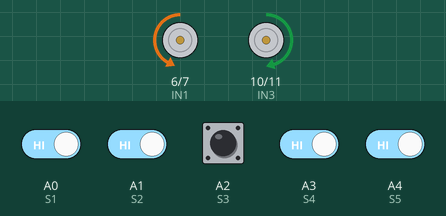
This sketch was run on a simulated Arduino Uno, built with avr-gcc and run on an emulated ATmega328P. On the bench: motor-driver pin pairs drawn as motors (green arrow = first pin HIGH = forward, orange = second pin HIGH = backward, longer = more drive, scaled by the enable pin). The inputs (shaded band) are chosen by the test bench; at power-on: A0 (S1), A1 (S2), A2 (S3), A3 (S4), A4 (S5) HIGH.

Above: at 1.2 s.
1.3 s: A0 (S1) driven LOW
At 2.1 s:
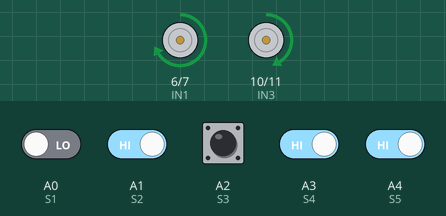
2.8 s: A1 (S2) driven LOW
At 3.7 s:
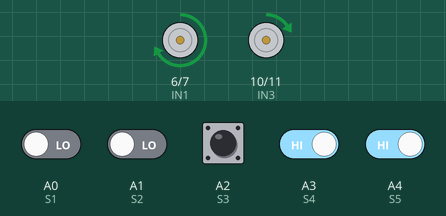
4.3 s: A3 (S4) driven LOW
At 4.8 s:
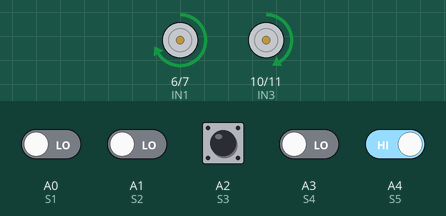
5.8 s: A4 (S5) driven LOW
At 7.0 s:
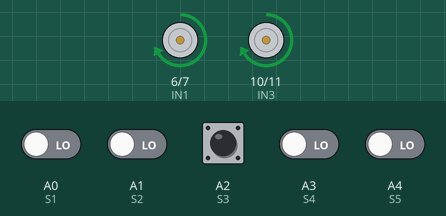
7.3 s: A0 (S1) driven HIGH
At 8.3 s:
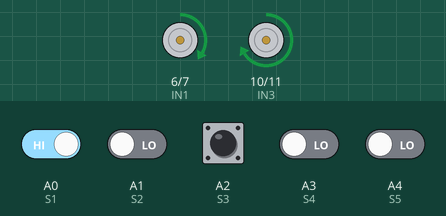
8.8 s: A3 (S4) driven HIGH
At 9.4 s:
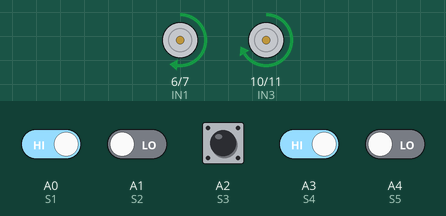
Timing chart, 0 to 11.3 s (numbered marks = the images above; inputs shaded):
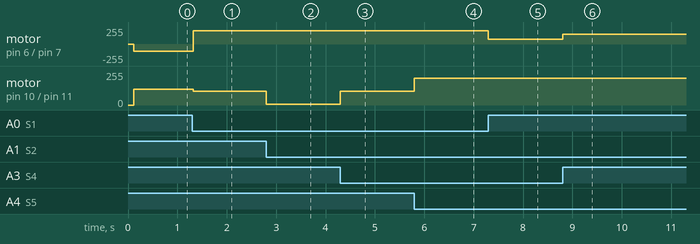

The sketch:

Intento_Christopher.ino
```cpp
#define S1 A0
#define S2 A1
#define S3 A2
#define S4 A3
#define S5 A4

#define ENA 5
#define IN1 6
#define IN2 7
#define ENB 9
#define IN3 10
#define IN4 11

// --- Constantes de Control ---
int baseSpeed = 215;
int maxSpeed = 200;
float Kp = 35.0;
float Kd = 40.0;

// --- AJUSTE DE HARDWARE ---
// Si el motor DERECHO sigue lento, sube este número (ej: 1.3, 1.4)
// Si se pasa de rápido, bájalo (ej: 1.1)
float compensacionDerecha = 1.4;

int lastError = 0;

void setup() {
  Serial.begin(9600);
  pinMode(S1, INPUT); pinMode(S2, INPUT); pinMode(S3, INPUT);
  pinMode(S4, INPUT); pinMode(S5, INPUT);
  pinMode(ENA, OUTPUT); pinMode(IN1, OUTPUT); pinMode(IN2, OUTPUT);
  pinMode(ENB, OUTPUT); pinMode(IN3, OUTPUT); pinMode(IN4, OUTPUT);
}

void loop() {
  // 1. Lectura de sensores
  int s1 = !digitalRead(S1);
  int s2 = !digitalRead(S2);
  int s3 = !digitalRead(S3);
  int s4 = !digitalRead(S4);
  int s5 = !digitalRead(S5);

  // 2. Cálculo de Error
  int error = (s1 * -4) + (s2 * -2) + (s3 * 0) + (s4 * 2) + (s5 * 4);

  // 3. Caso: Fuera de la línea

  if (s1 + s2 + s3 + s4 + s5 == 0) {
    delay(120);
    if (lastError < 0)  moveMotors(120, -108);
    else moveMotors(-108, 120);
    return;
  }

  // Si solo el sensor central ve la línea, ignoramos el PD y vamos recto
  if (s3 == 1 && s1 == 0 && s2 == 0 && s4 == 0 && s5 == 0) {
    int vDerecha = baseSpeed * compensacionDerecha;
    moveMotors(baseSpeed, vDerecha);
    lastError = 0;
    return;
  }

  // 4. Algoritmo PD
  int motorSpeed = (Kp * error) + (Kd * (error - lastError));
  lastError = error;

  int leftSpeed = baseSpeed - motorSpeed;
  // Aplicamos la compensación también aquí
  int rightSpeed = (baseSpeed + motorSpeed) * compensacionDerecha;

  // 5. Ajuste de límites
  leftSpeed = constrain(leftSpeed, -120, maxSpeed);
  rightSpeed = constrain(rightSpeed, -120, maxSpeed);

  moveMotors(leftSpeed, rightSpeed);
}

void moveMotors(int left, int right) {
  // Motor Izquierdo
  if (left >= 0) {
    digitalWrite(IN1, HIGH); digitalWrite(IN2, LOW);
  } else {
    digitalWrite(IN1, LOW); digitalWrite(IN2, HIGH);
    left *= -1;
  }
  analogWrite(ENA, left);

  // Motor Derecho
  if (right >= 0) {
    digitalWrite(IN3, HIGH); digitalWrite(IN4, LOW);
  } else {
    digitalWrite(IN3, LOW); digitalWrite(IN4, HIGH);
    right *= -1;
  }
  analogWrite(ENB, right);
}
```

Measured:
- after the input at 1.3 s, motor on pin 6 (IN1) / pin 7 (IN2): backward 108/255 → forward 200/255 at once; motor on pin 10 (IN3) / pin 11 (IN4): forward 120/255 → forward 105/255 at once
- after the input at 2.8 s, motor on pin 10 (IN3) / pin 11 (IN4): forward 105/255 → forward 7/255 at once
- after the input at 4.3 s, motor on pin 10 (IN3) / pin 11 (IN4): forward 7/255 → forward 105/255 at once
- after the input at 5.8 s, motor on pin 10 (IN3) / pin 11 (IN4): forward 105/255 → forward 200/255 at once
- after the input at 7.3 s, motor on pin 6 (IN1) / pin 7 (IN2): forward 200/255 → forward 75/255 at once
- after the input at 8.8 s, motor on pin 6 (IN1) / pin 7 (IN2): forward 75/255 → forward 145/255 at once
